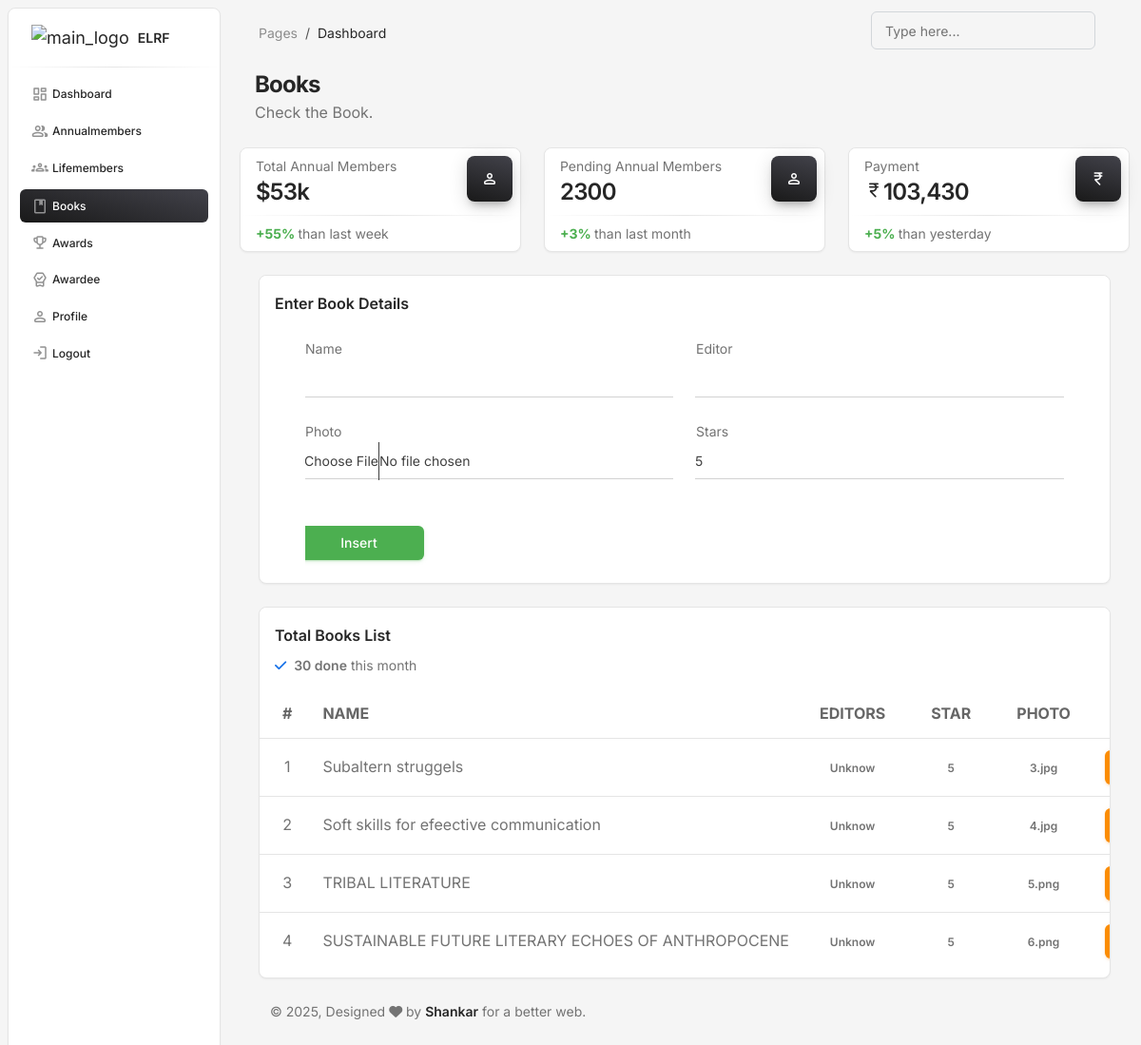
The app's page /Admin1/pages/book.php with its own data.
### tables this page shows
CREATE TABLE `books` (
  `id` int(11) NOT NULL,
  `name` varchar(100) NOT NULL,
  `editor` varchar(100) NOT NULL,
  `star` int(11) NOT NULL,
  `photo` varchar(100) NOT NULL
);

### Admin1/pages/book.php (the view, shortened to what this page needs)
<?php
include('./comp/head.php');
?>
<body class="g-sidenav-show  bg-gray-100">
  <?php
include('./comp/sidebar.php');
  ?>
  <main class="main-content position-relative max-height-vh-100 h-100 border-radius-lg ">
    <?php
include('./comp/nav.php');
  ?>
    <div class="container-fluid py-2">
      <div class="row">
        <div class="ms-3">
          <h3 class="mb-0 h4 font-weight-bolder">Books</h3>
          <p class="mb-4">
            Check the Book.
          </p>
        </div>
        <div class="col-xl-4 col-sm-6 mb-xl-0 mb-4">
          <div class="card">
            <div class="card-header p-2 ps-3">
              <div class="d-flex justify-content-between">
                <div>
                  <p class="text-sm mb-0 text-capitalize">Total Annual Members</p>
                  <h4 class="mb-0">$53k</h4>
                </div>
                <div class="icon icon-md icon-shape bg-gradient-dark shadow-dark shadow text-center border-radius-lg">
                <i class="material-symbols-rounded opacity-10">person</i>
                </div>
              </div>
            </div>
            <hr class="dark horizontal my-0">
            <div class="card-footer p-2 ps-3">
              <p class="mb-0 text-sm"><span class="text-success font-weight-bolder">+55% </span>than last week</p>
            </div>
          </div>
        </div>
        <div class="col-xl-4 col-sm-6 mb-xl-0 mb-4">
          <div class="card">
            <div class="card-header p-2 ps-3">
              <div class="d-flex justify-content-between">
                <div>
                  <p class="text-sm mb-0 text-capitalize">Pending Annual Members</p>
                  <h4 class="mb-0">2300</h4>
                </div>
                <div class="icon icon-md icon-shape bg-gradient-dark shadow-dark shadow text-center border-radius-lg">
                  <i class="material-symbols-rounded opacity-10">person</i>
                </div>
              </div>
            </div>
            <hr class="dark horizontal my-0">
            <div class="card-footer p-2 ps-3">
              <p class="mb-0 text-sm"><span class="text-success font-weight-bolder">+3% </span>than last month</p>
            </div>
          </div>
        </div>
        <div class="col-xl-4 col-sm-6">
          <div class="card">
            <div class="card-header p-2 ps-3">
              <div class="d-flex justify-content-between">
                <div>
                  <p class="text-sm mb-0 text-capitalize">Payment</p>
                  <h4 class="mb-0"> <i class="material-symbols-rounded opacity-10">currency_rupee</i>103,430</h4>
                </div>
                <div class="icon icon-md icon-shape bg-gradient-dark shadow-dark shadow text-center border-radius-lg">
                  <i class="material-symbols-rounded opacity-10">currency_rupee</i>
                </div>
              </div>
            </div>
            <hr class="dark horizontal my-0">
            <div class="card-footer p-2 ps-3">
              <p class="mb-0 text-sm"><span class="text-success font-weight-bolder">+5% </span>than yesterday</p>
            </div>
          </div>
        </div>
      </div>
      <div class="row  mt-4 mb-4 m-2">
        <div class="col mb-md-0 mb-4">
          <div class="card">
            <div class="card-header pb-0">
              <div class="row">
                <div class="col-lg-6 col-7">
                  <h6>Enter Book Details</h6>
                </div>
              </div>
            </div>
            <div class="card-body px-5 pb-2 ">
              <div class="table-responsive">
              <form method="POST" action="insertbook.php" enctype="multipart/form-data">
            <div class="row">
                <div class="col-md-6">
                <div class="input-group input-group-static mb-4">
                        <label >Name</label>
                        <input type="text" name="name" class="form-control  " required>
                    </div>
                </div>
                <div class="col-md-6">
                     <div class="input-group input-group-static mb-4">
                      <label >Editor</label>
                        <input type="text" name="ename" class="form-control  " value="" required>
                    </div>
                </div>
            </div>
            <div class="row">
                <div class="col-md-6">
                     <div class="input-group input-group-static mb-4">
                      <label >Photo</label>
                        <input type="file" name="file" class="form-control  "  required>
                    </div>
                </div>
                <div class="col-md-6">
                    <div class="input-group input-group-static mb-4">
                        <label for="exampleFormControlSelect1" class="ms-0">Stars</label>
                        <select name="star" class="form-control" id="exampleFormControlSelect1" required>
                            <option value="5">5</option>
                        </select>
                    </div>
                </div>
            </div>
            <div class="row">
                <button type="submit" class="col-2 mt-4 px-2 btn btn-success">Insert</button>
            </div>
        </form>
              </div>
            </div>
          </div>
        </div>
</div>
        <div class="row  mt-4 mb-4 m-2">
        <div class="col mb-md-0 mb-4">
          <div class="card">
            <div class="card-header pb-0">
              <div class="row">
                <div class="col-lg-6 col-7">
                  <h6>Total Books List</h6>
                  <p class="text-sm mb-0">
                    <i class="fa fa-check text-info" aria-hidden="true"></i>
                    <span class="font-weight-bold ms-1">30 done</span> this month
                  </p>
                </div>
              </div>
            </div>
            <div class="card-body px-0 pb-2">
              <div class="table-responsive">
                <table class="table align-items-center mb-0">
                  <thead>
                    <tr>
                    <th class="text-center text-uppercase text-dark  text-xxl font-weight-bolder opacity-7">#</th>
                      <th class="text-uppercase text-dark text-xxl font-weight-bolder opacity-7 ps-2">Name</th>
                      <th class="text-center text-uppercase text-dark text-xxl font-weight-bolder opacity-7">Editors</th>
                      <th class="text-center text-uppercase text-dark text-xxl font-weight-bolder opacity-7">Star</th>
                      <th class="text-center text-uppercase text-dark text-xxl font-weight-bolder opacity-7">Photo</th>
                      <th class="text-center text-uppercase text-dark text-xxl font-weight-bolder opacity-7">Action</th>
                    </tr>
                  </thead>
                  <tbody>
                  <?php
include_once('conn.php');
$sql = "SELECT * FROM books";
$result = mysqli_query($conn, $sql);
$i = 1;
if (mysqli_num_rows($result) > 0) {
  while ($row = mysqli_fetch_assoc($result)) {
?>
    <tr>
        <td class="align-middle text-center">
            <?= $i; ?>
        </td>
        <td>
            <?= htmlspecialchars($row['name']); ?>
        </td>
        <td class="align-middle text-center text-sm">
            <span class="text-xs font-weight-bold"><?= htmlspecialchars($row['editor']); ?> </span>
        </td>
        <td class="align-middle text-center text-sm">
            <span class="text-xs font-weight-bold"><?= htmlspecialchars($row['star']); ?> </span>
        </td>
        <td class="align-middle text-center text-sm">
            <span class="text-xs font-weight-bold"><?= htmlspecialchars($row['photo']); ?> </span>
        </td>
        <td class="align-middle text-center">
            <span class="font-weight-bold">
                <a href="editbook.php?id=<?= $row['id']; ?>">
                    <button class='btn btn-warning m-1'>
                    </button>
                </a>
            </span>
        </td>
    </tr>
<?php
    $i++;
  }
} else {
  echo "<tr><td colspan='6' class='px-5 text-dark h6'> No Record Found </td></tr>";
}
?>
                  </tbody>
                </table>
              </div>
            </div>
          </div>
        </div>
  <?php
include('./comp/footer.php');
  ?>

### Admin1/assets/css/nucleo-svg.css (style rules this page uses)
.icon { display: inline-block; color: #111111; height: 1em; width: 1em; }
.icon { fill: currentColor; stroke: none; }

### records on screen
books: name "Subaltern struggels", editor "Unknow", star "5", photo "3.jpg"
books: name "Soft skills for efeective communication", editor "Unknow", star "5", photo "4.jpg"
books: name "TRIBAL LITERATURE", editor "Unknow", star "5", photo "5.png"
books: name "SUSTAINABLE FUTURE LITERARY ECHOES OF ANTHROPOCENE", editor "Unknow", star "5", photo "6.png"
